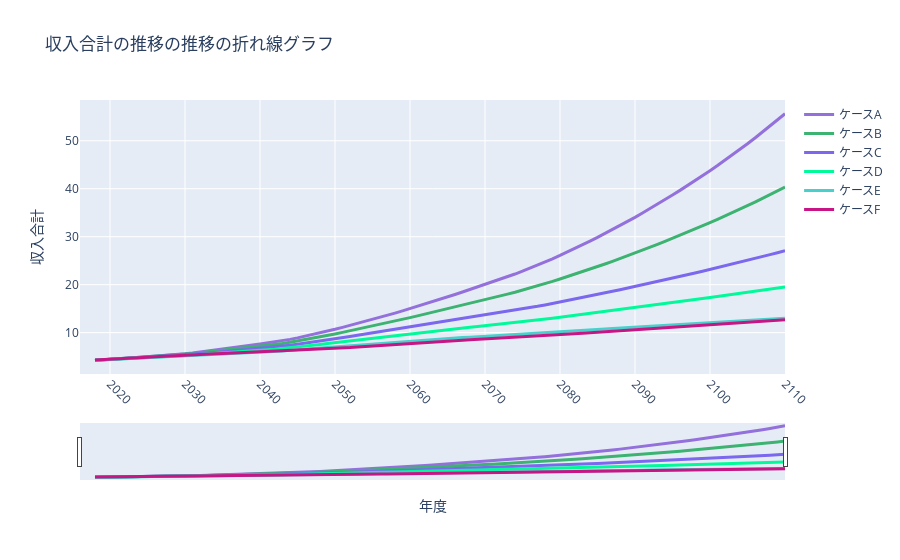

Source (notebook cell):
### Code cell
fig = go.Figure()
fig.add_trace(go.Scatter(x=aws['年度'], y=aws['収入合計'], name='ケースA',
                         line=dict(color='mediumpurple', width=3),
                         hovertext=(aws['年度'],aws['収入合計'])))
fig.add_trace(go.Scatter(x=bws['年度'], y=bws['収入合計'], name='ケースB',
                         line=dict(color='mediumseagreen', width=3),
                         hovertext=(bws['年度'],bws['収入合計'])))
fig.add_trace(go.Scatter(x=cws['年度'], y=cws['収入合計'], name='ケースC',
                         line=dict(color='mediumslateblue', width=3),
                         hovertext=(cws['年度'],cws['収入合計'])))
fig.add_trace(go.Scatter(x=dws['年度'], y=dws['収入合計'], name='ケースD',
                         line=dict(color='mediumspringgreen', width=3),
                         hovertext=(cws['年度'],dws['収入合計'])))
fig.add_trace(go.Scatter(x=ews['年度'], y=ews['収入合計'], name='ケースE',
                         line=dict(color='mediumturquoise', width=3),
                         hovertext=(cws['年度'],ews['収入合計'])))
fig.add_trace(go.Scatter(x=fws['年度'], y=fws['収入合計'], name='ケースF',
                         line=dict(color='mediumvioletred', width=3),
                         hovertext=(cws['年度'],fws['収入合計'])))

fig.update_layout(title='収入合計の推移の推移の折れ線グラフ',
                   xaxis_title='年度',
                   yaxis_title='収入合計')
fig.update_layout(xaxis_range=['2016', '2110'],
                 xaxis_rangeslider_visible=True)
fig.update_xaxes(tickangle=45)
fig.write_html(f'output/revenue_all.html', auto_open=False)
fig.show()
